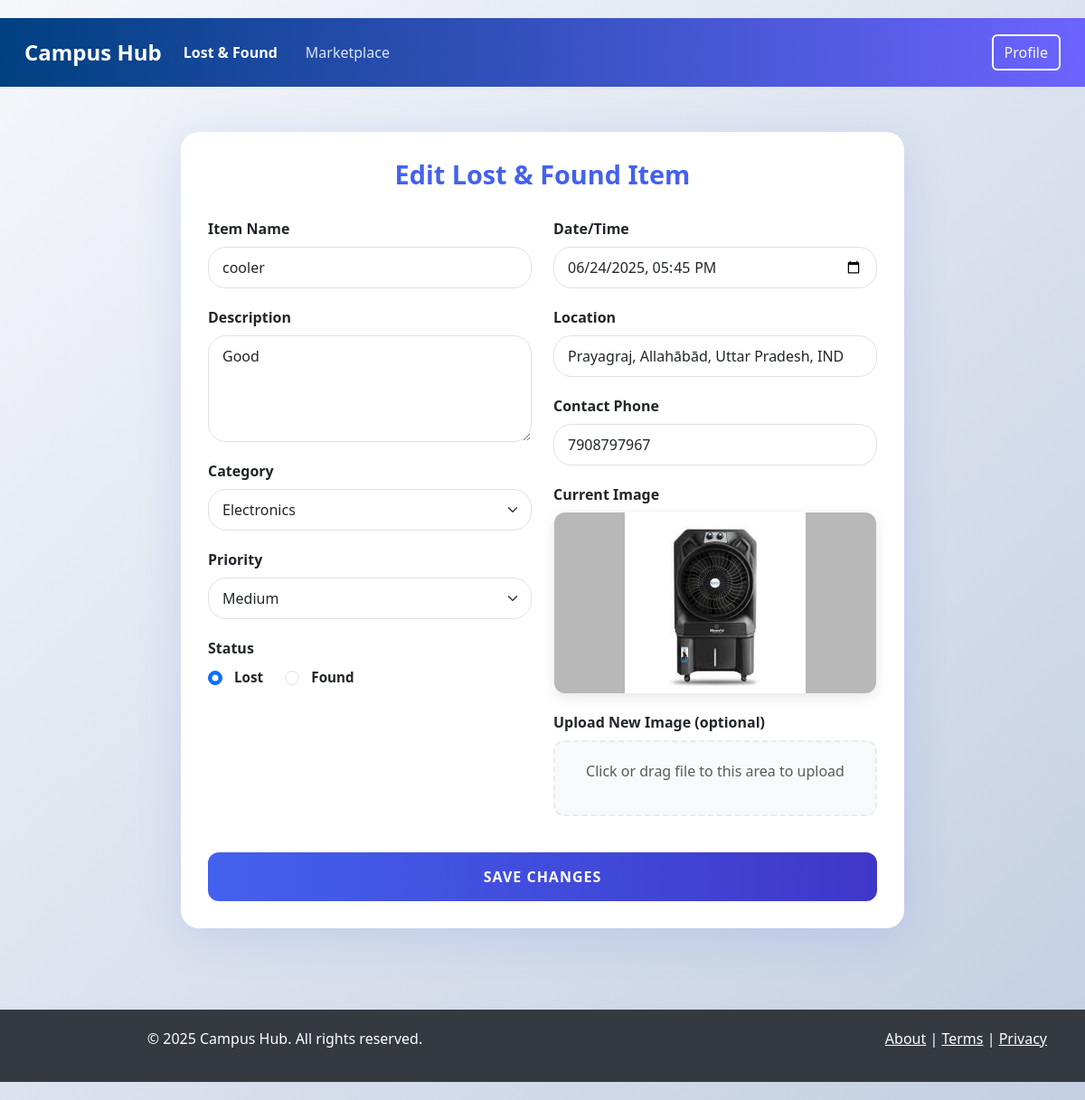
The app's page /lost/edit/1 (signed in) with its own data.
### tables this page shows
CREATE TABLE lost_found_item (
            id INTEGER PRIMARY KEY AUTOINCREMENT,
            name TEXT NOT NULL,
            description TEXT,
            category TEXT,
            status TEXT NOT NULL,
            priority INTEGER DEFAULT 1,
            image_path TEXT,
            date TEXT NOT NULL,
            location TEXT,
            contact_info TEXT,
            latitude REAL,
            longitude REAL,
            user_id INTEGER NOT NULL, found_by INTEGER, claimed_by INTEGER,
            FOREIGN KEY (user_id) REFERENCES user (id)
        );

### blueprints/lost_and_found/routes.py (the view, shortened to what this page needs)
@lost_and_found_bp.route('/edit/<int:item_id>', methods=['GET', 'POST'])
@login_required
def edit_item(item_id):
    item = models.get_lost_found_item(item_id)
    if not item:
        flash('Item not found', 'danger')
        return redirect(url_for('lost_and_found.dashboard'))
    user = models.get_user_by_id(current_user.id)
    if not (item['user_id'] == current_user.id or user['is_admin']):
        flash('You are not authorized to edit this item', 'danger')
        return redirect(url_for('lost_and_found.dashboard'))
    categories = models.get_categories('lost_found')
    return render_template('lost_and_found/edit.html', item=item, categories=categories)

### Main.py (called while the page is built)
@login_manager.user_loader
def load_user(user_id):
    user = models.get_user_by_id(user_id)
    if user:
        return models.User(user['id'])
    return None

@app.context_processor
def inject_user_info():
    if current_user.is_authenticated:
        user = models.get_user_by_id(current_user.id)
        if user:
            return {'get_user_info': lambda: user}
    return {'get_user_info': lambda: None}

### models.py (called while the page is built)
def get_db_connection():
    conn = sqlite3.connect(DB_PATH)
    conn.row_factory = sqlite3.Row
    conn.execute('PRAGMA foreign_keys = ON')
    conn.execute('PRAGMA journal_mode = WAL')
    return conn

def get_user_by_id(user_id):
    conn = get_db_connection()
    cur = conn.cursor()
    cur.execute('SELECT * FROM user WHERE id = ?', (user_id,))
    user = cur.fetchone()
    conn.close()
    return dict(user) if user else None

def get_categories(type=None):
    conn = get_db_connection()
    cur = conn.cursor()
    if type:
        cur.execute('SELECT * FROM category WHERE type = ?', (type,))
    else:
        cur.execute('SELECT * FROM category')
    categories = [dict(row) for row in cur.fetchall()]
    conn.close()
    return categories

def get_lost_found_item(item_id):
    conn = get_db_connection()
    cur = conn.cursor()
    cur.execute('''
        SELECT i.*, u.username
        FROM lost_found_item i
        JOIN user u ON i.user_id = u.id
        WHERE i.id = ?
    ''', (item_id,))
    item = cur.fetchone()
    conn.close()
    return dict(item) if item else None

### templates/lost_and_found/edit.html (shortened to what this page needs)
{% extends "base.html" %}
{% block lost_found_active %}active{% endblock %}
{% block content %}
<div class="form-container">
  <h2 class="form-title">Edit Lost & Found Item</h2>
  <form action="{{ url_for('lost_and_found.edit_item', item_id=item.id) }}"
        method="POST" enctype="multipart/form-data">
    <div class="row">
      <div class="col-md-6">
        <div class="form-group">
          <label for="name">Item Name</label>
          <input type="text" id="name" name="name"
                 class="form-control" value="{{ item.name }}"
                 placeholder="Enter item name" required>
        </div>
        <div class="form-group">
          <label for="description">Description</label>
          <textarea id="description" name="description"
                    class="form-control" rows="4"
                    placeholder="Provide a brief description"
                    required>{{ item.description }}</textarea>
        </div>
        <div class="form-group">
          <label for="category">Category</label>
          <select id="category" name="category"
                  class="form-select" required>
            {% for category in categories %}
              <option value="{{ category.name }}"
                {{ 'selected' if category.name == item.category else '' }}>
                {{ category.name|capitalize }}
              </option>
            {% endfor %}
          </select>
        </div>
        <div class="form-group">
          <label for="priority">Priority</label>
          <select id="priority" name="priority"
                  class="form-select" required>
            <option value="2" {{ 'selected' if item.priority==2 else '' }}>Medium</option>
          </select>
        </div>
        <div class="form-group">
          <label>Status</label>
          <div>
            <div class="form-check form-check-inline">
              <input type="radio" id="lost" name="status" value="lost"
                     class="form-check-input"
                     {{ 'checked' if item.status=='lost' else '' }}>
              <label for="lost" class="form-check-label">Lost</label>
            </div>
            <div class="form-check form-check-inline">
              <input type="radio" id="found" name="status" value="found"
                     class="form-check-input"
                     {{ 'checked' if item.status=='found' else '' }}>
              <label for="found" class="form-check-label">Found</label>
            </div>
          </div>
        </div>
      </div>
      <div class="col-md-6">
        <div class="form-group">
          <label for="date">Date/Time</label>
          <input type="datetime-local" id="date" name="date"
                 class="form-control" value="{{ item.date }}" required>
        </div>
        <div class="form-group">
          <label for="location">Location</label>
          <input type="text" id="location" name="location"
                 class="form-control" value="{{ item.location }}"
                 placeholder="Enter the location" required>
        </div>
        <div class="form-group">
          <label for="contact_info">Contact Phone</label>
          <input type="tel" id="contact_info" name="contact_info"
                 class="form-control" value="{{ item.contact_info }}"
                 pattern="\d{10}" maxlength="10"
                 placeholder="Enter 10-digit phone number"
                 title="10 digit phone number" required>
        </div>
        <div class="form-group">
          <label>Current Image</label>
          <div class="current-image">
            <img src="{{ item.image_path
                   and url_for('static', filename=item.image_path[1:])
                   or 'https://dummyimage.com/600x400/cccccc/000000.png&text=No+Image' }}"
                 alt="{{ item.name }}">
          </div>
          <label for="image_path">Upload New Image (optional)</label>
          <div class="file-upload">
            <p class="text-muted">Click or drag file to this area to upload</p>
          </div>
        </div>
      </div>
    </div>
    <button type="submit" class="btn-submit">Save Changes</button>
  </form>
</div>
{% endblock %}

### templates/base.html (style rules this page uses)
body { font-family: 'Arial', sans-serif; background-color: #f9fafc; color: #343a40; }
.form-container { background-color: #ffffff; border-radius: 15px; padding: 30px; box-shadow: 0 8px 20px rgba(0, 0, 0, 0.15); margin-bottom: 30px; }
.form-title { font-weight: bold; color: #0056b3; margin-bottom: 20px; text-align: center; }
.form-control, .form-select { border-radius: 20px; padding: 10px 15px; }

### templates/lost_and_found/edit.html (style rules this page uses)
:root { --primary: #4361ee; --secondary: #3f37c9; --accent: #4cc9f0; --light: #f8f9fa; --dark: #212529; --success: #4CAF50; --danger: #dc3545; --info: #17a2b8; }
body { background: linear-gradient(135deg, #f5f7fa 0%, #c3cfe2 100%); font-family: 'Segoe UI', system-ui, -apple-system, sans-serif; padding: 20px 0; }
.form-container { max-width: 800px; margin: 30px auto; padding: 30px; background: #fff; border-radius: 20px; box-shadow: 0 10px 50px rgba(67, 97, 238, 0.15); animation: fadeIn 0.8s ease-out; }
.form-title { text-align: center; font-size: 1.8rem; font-weight: 700; margin-bottom: 30px; color: var(--primary); }
.form-group { margin-bottom: 20px; }
.form-group label { font-weight: 600; color: var(--dark); display: block; margin-bottom: 8px; }
.form-check-inline { margin-right: 20px; }
.form-check-label { margin-left: 5px; font-size: 0.95rem; }
.file-upload { position: relative; border: 2px dashed #e9ecef; border-radius: 12px; padding: 20px; text-align: center; background: var(--light); transition: background-color 0.3s, border-color 0.3s; cursor: pointer; }
.current-image { text-align: center; margin-bottom: 20px; }
.current-image img { max-width: 100%; max-height: 200px; border-radius: 12px; box-shadow: 0 4px 15px rgba(0, 0, 0, 0.1); }
.btn-submit { width: 100%; padding: 15px; border: none; border-radius: 12px; background: linear-gradient(to right, var(--primary), var(--secondary)); color: #fff; font-size: 1rem; font-weight: 600; letter-spacing: 1px; text-transform: uppercase; cursor: pointer; transition: box-shadow 0.3s, transform 0.3s; margin-top: 20px; }

### records on screen
lost_found_item: name "cooler", description "Good", date "06/24/2025 17:45", location "Prayagraj, Allahābād, Uttar Pradesh, IND", contact_info "7908797967", image_path (picture)

### other values on screen
form field category "Electronics"
